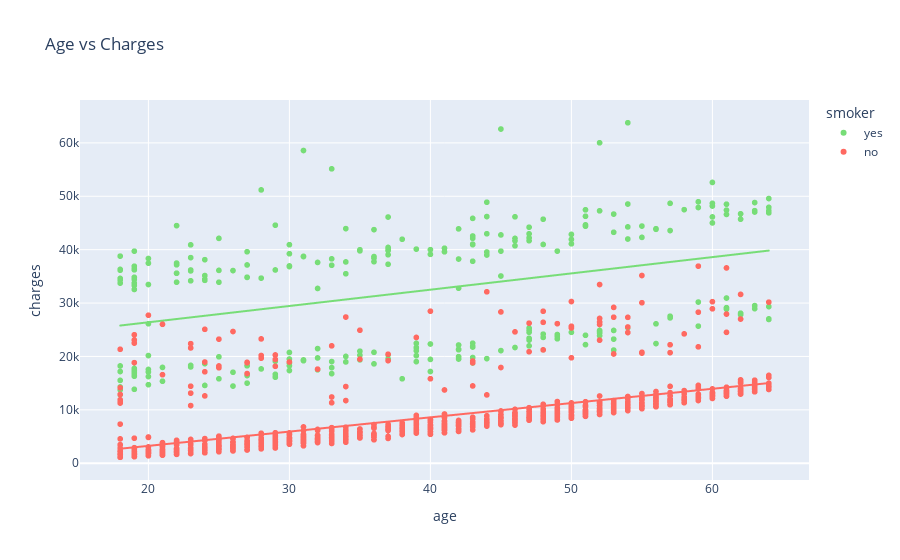

The notebook cell this image was saved under:
### Markdown cell above
El BMI respecto al precio del seguro. Mantine una tendencia lineal para los fumadores. Caso contrario se mantine constante. Y posiblemente contenga valores atípicos.

### Code cell
scater_plot("age","Age vs Charges",{"yes":"#77dd77","no":"#ff6961"})

### Figure 1 — Plotly figure (JSON) as saved in the notebook; plotly's stock layout.template omitted (floating-point values rounded to 4 significant figures; data arrays with more than 128 entries replaced by an {"elided": "..."} marker saying what was removed)
{"data": [{"hovertemplate": "smoker=yes<br>age=%{x}<br>charges=%{y}<extra></extra>", "legendgroup": "yes", "marker": {"color": "#77dd77", "symbol": "circle"}, "mode": "markers", "name": "yes", "showlegend": true, "type": "scattergl", "x": {"elided": "274 int values"}, "xaxis": "x", "y": {"elided": "274 float values"}, "yaxis": "y"}, {"hovertemplate": "<b>OLS trendline</b><br>charges = 305.238 * age + 20294.1<br>R<sup>2</sup>=0.135589<br><br>smoker=yes<br>age=%{x}<br>charges=%{y} <b>(trend)</b><extra></extra>", "legendgroup": "yes", "marker": {"color": "#77dd77", "symbol": "circle"}, "mode": "lines", "name": "yes", "showlegend": false, "type": "scattergl", "x": {"elided": "274 int values"}, "xaxis": "x", "y": {"elided": "274 float values"}, "yaxis": "y"}, {"hovertemplate": "smoker=no<br>age=%{x}<br>charges=%{y}<extra></extra>", "legendgroup": "no", "marker": {"color": "#ff6961", "symbol": "circle"}, "mode": "markers", "name": "no", "showlegend": true, "type": "scattergl", "x": {"elided": "1064 int values"}, "xaxis": "x", "y": {"elided": "1064 float values"}, "yaxis": "y"}, {"hovertemplate": "<b>OLS trendline</b><br>charges = 267.249 * age + -2091.42<br>R<sup>2</sup>=0.394317<br><br>smoker=no<br>age=%{x}<br>charges=%{y} <b>(trend)</b><extra></extra>", "legendgroup": "no", "marker": {"color": "#ff6961", "symbol": "circle"}, "mode": "lines", "name": "no", "showlegend": false, "type": "scattergl", "x": {"elided": "1064 int values"}, "xaxis": "x", "y": {"elided": "1064 float values"}, "yaxis": "y"}], "layout": {"legend": {"title": {"text": "smoker"}, "tracegroupgap": 0}, "title": {"text": "Age vs Charges"}, "xaxis": {"anchor": "y", "domain": [0, 1], "title": {"text": "age"}}, "yaxis": {"anchor": "x", "domain": [0, 1], "title": {"text": "charges"}}}}
